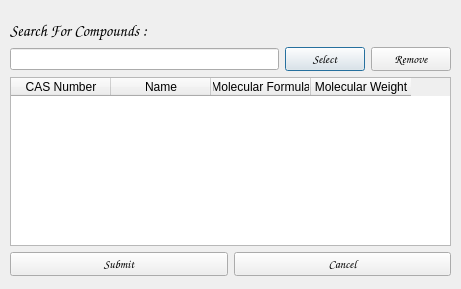
<?xml version="1.0" encoding="UTF-8"?>
<ui version="4.0">
 <class>Dialog</class>
 <widget class="QDialog" name="Dialog">
  <property name="geometry">
   <rect>
    <x>0</x>
    <y>0</y>
    <width>461</width>
    <height>289</height>
   </rect>
  </property>
  <property name="windowTitle">
   <string>Compound Selector</string>
  </property>
  <widget class="QWidget" name="verticalLayoutWidget">
   <property name="geometry">
    <rect>
     <x>10</x>
     <y>20</y>
     <width>441</width>
     <height>256</height>
    </rect>
   </property>
   <layout class="QVBoxLayout" name="verticalLayout">
    <item>
     <widget class="QLabel" name="label">
      <property name="font">
       <font>
        <family>Comic Sans MS</family>
        <pointsize>12</pointsize>
       </font>
      </property>
      <property name="text">
       <string>Search For Compounds :</string>
      </property>
     </widget>
    </item>
    <item>
     <layout class="QHBoxLayout" name="horizontalLayout_2">
      <item>
       <widget class="QLineEdit" name="lineEdit"/>
      </item>
      <item>
       <widget class="QPushButton" name="compoundSelectButton">
        <property name="font">
         <font>
          <family>Comic Sans MS</family>
         </font>
        </property>
        <property name="text">
         <string>Select</string>
        </property>
        <property name="default">
         <bool>true</bool>
        </property>
       </widget>
      </item>
      <item>
       <widget class="QPushButton" name="pushButton_3">
        <property name="font">
         <font>
          <family>Comic Sans MS</family>
         </font>
        </property>
        <property name="text">
         <string>Remove</string>
        </property>
        <property name="autoDefault">
         <bool>false</bool>
        </property>
       </widget>
      </item>
     </layout>
    </item>
    <item>
     <widget class="QTableWidget" name="tableWidget">
      <column>
       <property name="text">
        <string>CAS Number</string>
       </property>
      </column>
      <column>
       <property name="text">
        <string>Name</string>
       </property>
      </column>
      <column>
       <property name="text">
        <string>Molecular Formula</string>
       </property>
      </column>
      <column>
       <property name="text">
        <string>Molecular Weight</string>
       </property>
      </column>
     </widget>
    </item>
    <item>
     <layout class="QHBoxLayout" name="horizontalLayout_4">
      <item>
       <widget class="QPushButton" name="pushButton">
        <property name="font">
         <font>
          <family>Comic Sans MS</family>
         </font>
        </property>
        <property name="text">
         <string>Submit</string>
        </property>
       </widget>
      </item>
      <item>
       <widget class="QPushButton" name="pushButton_2">
        <property name="font">
         <font>
          <family>Comic Sans MS</family>
         </font>
        </property>
        <property name="text">
         <string>Cancel</string>
        </property>
       </widget>
      </item>
     </layout>
    </item>
   </layout>
  </widget>
 </widget>
 <resources/>
 <connections/>
</ui>
